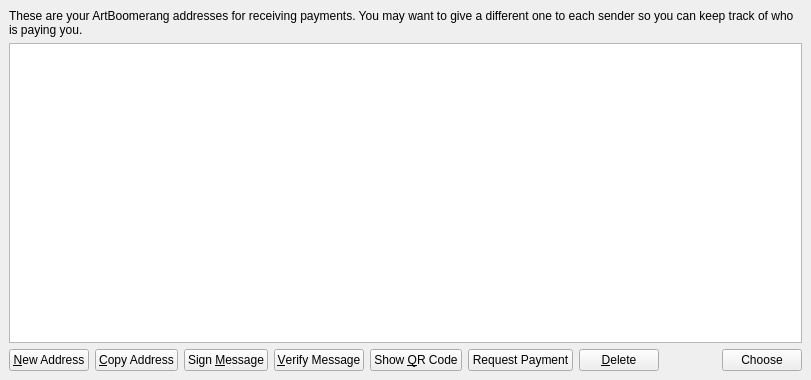
<?xml version="1.0" encoding="UTF-8"?>
<ui version="4.0">
 <class>AddressBookPage</class>
 <widget class="QWidget" name="AddressBookPage">
  <property name="geometry">
   <rect>
    <x>0</x>
    <y>0</y>
    <width>811</width>
    <height>380</height>
   </rect>
  </property>
  <property name="windowTitle">
   <string>Address Book</string>
  </property>
  <layout class="QVBoxLayout" name="verticalLayout">
   <property name="leftMargin">
    <number>2</number>
   </property>
   <property name="topMargin">
    <number>2</number>
   </property>
   <property name="rightMargin">
    <number>2</number>
   </property>
   <property name="bottomMargin">
    <number>2</number>
   </property>
   <item>
    <layout class="QVBoxLayout" name="actionBarLayout">
     <property name="spacing">
      <number>0</number>
     </property>
    </layout>
   </item>
   <item>
    <layout class="QVBoxLayout" name="verticalLayout_2">
     <property name="leftMargin">
      <number>7</number>
     </property>
     <property name="topMargin">
      <number>7</number>
     </property>
     <property name="rightMargin">
      <number>7</number>
     </property>
     <property name="bottomMargin">
      <number>7</number>
     </property>
     <item>
      <widget class="QLabel" name="labelExplanation">
       <property name="text">
        <string>These are your ArtBoomerang addresses for receiving payments. You may want to give a different one to each sender so you can keep track of who is paying you.</string>
       </property>
       <property name="textFormat">
        <enum>Qt::PlainText</enum>
       </property>
       <property name="wordWrap">
        <bool>true</bool>
       </property>
      </widget>
     </item>
     <item>
      <widget class="QTableView" name="tableView">
       <property name="contextMenuPolicy">
        <enum>Qt::CustomContextMenu</enum>
       </property>
       <property name="toolTip">
        <string>Double-click to edit address or label</string>
       </property>
       <property name="tabKeyNavigation">
        <bool>false</bool>
       </property>
       <property name="alternatingRowColors">
        <bool>true</bool>
       </property>
       <property name="selectionMode">
        <enum>QAbstractItemView::SingleSelection</enum>
       </property>
       <property name="selectionBehavior">
        <enum>QAbstractItemView::SelectRows</enum>
       </property>
       <property name="sortingEnabled">
        <bool>true</bool>
       </property>
       <attribute name="verticalHeaderVisible">
        <bool>false</bool>
       </attribute>
      </widget>
     </item>
     <item>
      <layout class="QHBoxLayout" name="horizontalLayout">
       <item>
        <widget class="QPushButton" name="newAddressButton">
         <property name="toolTip">
          <string>Create a new address</string>
         </property>
         <property name="text">
          <string>&amp;New Address</string>
         </property>
         <property name="icon">
          <iconset resource="../bitcoin.qrc">
           <normaloff>:/icons/add</normaloff>:/icons/add</iconset>
         </property>
        </widget>
       </item>
       <item>
        <widget class="QPushButton" name="copyToClipboard">
         <property name="toolTip">
          <string>Copy the currently selected address to the system clipboard</string>
         </property>
         <property name="text">
          <string>&amp;Copy Address</string>
         </property>
         <property name="icon">
          <iconset resource="../bitcoin.qrc">
           <normaloff>:/icons/editcopy</normaloff>:/icons/editcopy</iconset>
         </property>
        </widget>
       </item>
       <item>
        <widget class="QPushButton" name="signMessage">
         <property name="toolTip">
          <string>Sign a message to prove you own a ArtBoomerang address</string>
         </property>
         <property name="text">
          <string>Sign &amp;Message</string>
         </property>
         <property name="icon">
          <iconset resource="../bitcoin.qrc">
           <normaloff>:/icons/edit</normaloff>:/icons/edit</iconset>
         </property>
        </widget>
       </item>
       <item>
        <widget class="QPushButton" name="verifyMessage">
         <property name="toolTip">
          <string>Verify a message to ensure it was signed with a specified ArtBoomerang address</string>
         </property>
         <property name="text">
          <string>&amp;Verify Message</string>
         </property>
         <property name="icon">
          <iconset resource="../bitcoin.qrc">
           <normaloff>:/icons/transaction_0</normaloff>:/icons/transaction_0</iconset>
         </property>
        </widget>
       </item>
       <item>
        <widget class="QPushButton" name="showQRCode">
         <property name="text">
          <string>Show &amp;QR Code</string>
         </property>
         <property name="icon">
          <iconset resource="../bitcoin.qrc">
           <normaloff>:/icons/qrcode</normaloff>:/icons/qrcode</iconset>
         </property>
        </widget>
       </item>
       <item>
        <widget class="QPushButton" name="btnRequestPayment">
         <property name="text">
          <string>Request Payment</string>
         </property>
         <property name="icon">
          <iconset resource="../bitcoin.qrc">
           <normaloff>:/icons/request_payment</normaloff>:/icons/request_payment</iconset>
         </property>
        </widget>
       </item>
       <item>
        <widget class="QPushButton" name="deleteButton">
         <property name="toolTip">
          <string>Delete the currently selected address from the list</string>
         </property>
         <property name="text">
          <string>&amp;Delete</string>
         </property>
         <property name="icon">
          <iconset resource="../bitcoin.qrc">
           <normaloff>:/icons/remove</normaloff>:/icons/remove</iconset>
         </property>
        </widget>
       </item>
       <item>
        <spacer name="horizontalSpacer">
         <property name="orientation">
          <enum>Qt::Horizontal</enum>
         </property>
         <property name="sizeHint" stdset="0">
          <size>
           <width>40</width>
           <height>20</height>
          </size>
         </property>
        </spacer>
       </item>
       <item>
        <widget class="QPushButton" name="btnChooseAddress">
         <property name="text">
          <string>Choose</string>
         </property>
         <property name="icon">
          <iconset resource="../bitcoin.qrc">
           <normaloff>:/icons/choose</normaloff>:/icons/choose</iconset>
         </property>
        </widget>
       </item>
      </layout>
     </item>
    </layout>
   </item>
  </layout>
 </widget>
 <resources>
  <include location="../bitcoin.qrc"/>
 </resources>
 <connections/>
</ui>
